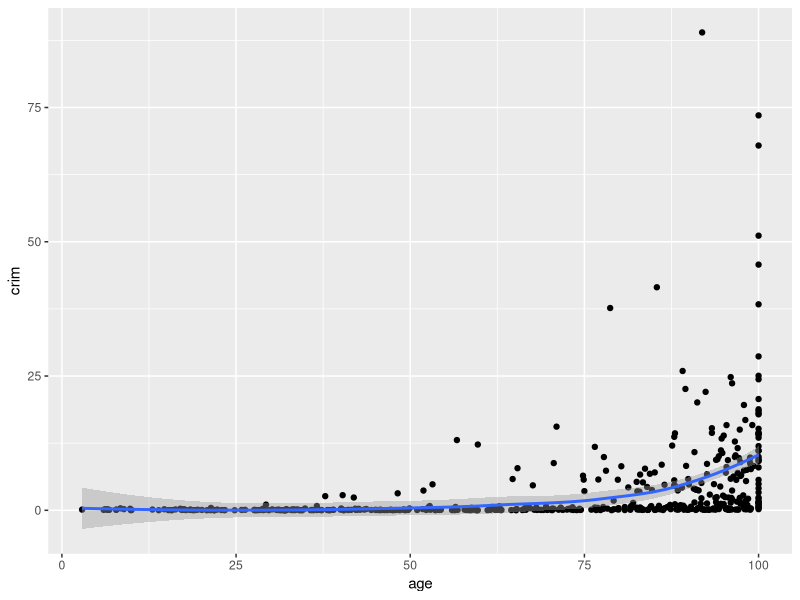

This figure's R source:
## ---- chunk 1

# load libraries and data
library(MASS)
library(ggplot2) # this package needs to be installed in console
data("Boston")

# inspect dataframe
head(Boston)

# fit linear model 
model1 <- lm(crim ~ indus, Boston)
print(model1)

# plot w ggplot2
ggplot(Boston, aes(x = age, y = crim)) +
  geom_point() + 
  geom_smooth()
